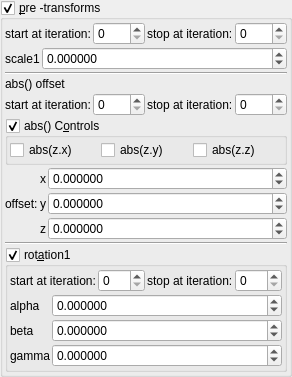
    <widget class="MyGroupBox" name="groupCheck_transf_function_enabledT_false">
     <property name="title">
      <string>&amp;pre -transforms</string>
     </property>
     <property name="checkable">
      <bool>true</bool>
     </property>
     <layout class="QVBoxLayout" name="verticalLayout_10" stretch="0,0,0,0,0,0,0,0,0">
      <property name="spacing">
       <number>2</number>
      </property>
      <property name="leftMargin">
       <number>2</number>
      </property>
      <property name="topMargin">
       <number>2</number>
      </property>
      <property name="rightMargin">
       <number>2</number>
      </property>
      <property name="bottomMargin">
       <number>2</number>
      </property>
      <item>
       <layout class="QHBoxLayout" name="horizontalLayout_6" stretch="0,1,0,1">
        <item>
         <widget class="QLabel" name="label_91">
          <property name="text">
           <string>start at iteration:</string>
          </property>
         </widget>
        </item>
        <item>
         <widget class="MySpinBox" name="spinboxInt_transf_start_iterations_T">
          <property name="sizePolicy">
           <sizepolicy hsizetype="Minimum" vsizetype="Maximum">
            <horstretch>0</horstretch>
            <verstretch>0</verstretch>
           </sizepolicy>
          </property>
          <property name="minimum">
           <number>0</number>
          </property>
          <property name="maximum">
           <number>999</number>
          </property>
          <property name="value">
           <number>0</number>
          </property>
         </widget>
        </item>
        <item>
         <widget class="QLabel" name="label_63">
          <property name="text">
           <string>stop at iteration:</string>
          </property>
         </widget>
        </item>
        <item>
         <widget class="MySpinBox" name="spinboxInt_transf_stop_iterations_T">
          <property name="sizePolicy">
           <sizepolicy hsizetype="Preferred" vsizetype="Maximum">
            <horstretch>0</horstretch>
            <verstretch>0</verstretch>
           </sizepolicy>
          </property>
          <property name="maximum">
           <number>999</number>
          </property>
         </widget>
        </item>
       </layout>
      </item>
      <item>
       <layout class="QHBoxLayout" name="horizontalLayout_25" stretch="0,1">
        <item>
         <widget class="QLabel" name="label_13">
          <property name="text">
           <string>scale1</string>
          </property>
         </widget>
        </item>
        <item>
         <widget class="MyDoubleSpinBox" name="spinbox_transf_scale_1">
          <property name="enabled">
           <bool>true</bool>
          </property>
          <property name="sizePolicy">
           <sizepolicy hsizetype="Minimum" vsizetype="Maximum">
            <horstretch>0</horstretch>
            <verstretch>0</verstretch>
           </sizepolicy>
          </property>
          <property name="acceptDrops">
           <bool>false</bool>
          </property>
          <property name="prefix">
           <string/>
          </property>
          <property name="suffix">
           <string/>
          </property>
          <property name="decimals">
           <number>6</number>
          </property>
          <property name="minimum">
           <double>-99.998999999999995</double>
          </property>
          <property name="maximum">
           <double>99.998999999999995</double>
          </property>
          <property name="singleStep">
           <double>0.100000000000000</double>
          </property>
         </widget>
        </item>
       </layout>
      </item>
      <item>
       <widget class="Line" name="line">
        <property name="orientation">
         <enum>Qt::Horizontal</enum>
        </property>
       </widget>
      </item>
      <item>
       <widget class="QLabel" name="label_122">
        <property name="text">
         <string>abs() offset</string>
        </property>
       </widget>
      </item>
      <item>
       <layout class="QHBoxLayout" name="horizontalLayout_9" stretch="0,1,0,1">
        <item>
         <widget class="QLabel" name="label_94">
          <property name="text">
           <string>start at iteration:</string>
          </property>
         </widget>
        </item>
        <item>
         <widget class="MySpinBox" name="spinboxInt_transf_start_iterations_M">
          <property name="sizePolicy">
           <sizepolicy hsizetype="Minimum" vsizetype="Maximum">
            <horstretch>0</horstretch>
            <verstretch>0</verstretch>
           </sizepolicy>
          </property>
          <property name="minimum">
           <number>0</number>
          </property>
          <property name="maximum">
           <number>999</number>
          </property>
          <property name="value">
           <number>0</number>
          </property>
         </widget>
        </item>
        <item>
         <widget class="QLabel" name="label_66">
          <property name="text">
           <string>stop at iteration:</string>
          </property>
         </widget>
        </item>
        <item>
         <widget class="MySpinBox" name="spinboxInt_transf_stop_iterations_M">
          <property name="sizePolicy">
           <sizepolicy hsizetype="Preferred" vsizetype="Maximum">
            <horstretch>0</horstretch>
            <verstretch>0</verstretch>
           </sizepolicy>
          </property>
          <property name="maximum">
           <number>999</number>
          </property>
         </widget>
        </item>
       </layout>
      </item>
      <item>
       <widget class="MyGroupBox" name="groupCheck_transf_function_enabledG_false">
        <property name="toolTip">
         <string/>
        </property>
        <property name="title">
         <string>abs() C&amp;ontrols</string>
        </property>
        <property name="checkable">
         <bool>true</bool>
        </property>
        <layout class="QVBoxLayout" name="verticalLayout_54">
         <property name="spacing">
          <number>2</number>
         </property>
         <property name="leftMargin">
          <number>2</number>
         </property>
         <property name="topMargin">
          <number>2</number>
         </property>
         <property name="rightMargin">
          <number>2</number>
         </property>
         <property name="bottomMargin">
          <number>2</number>
         </property>
         <item>
          <layout class="QHBoxLayout" name="horizontalLayout_27" stretch="0,0,0">
           <item>
            <widget class="MyCheckBox" name="checkBox_transf_function_enabledAx_false">
             <property name="text">
              <string notr="true">abs(z.x)</string>
             </property>
            </widget>
           </item>
           <item>
            <widget class="MyCheckBox" name="checkBox_transf_function_enabledAy_false">
             <property name="text">
              <string notr="true">abs(z.y)</string>
             </property>
            </widget>
           </item>
           <item>
            <widget class="MyCheckBox" name="checkBox_transf_function_enabledAz_false">
             <property name="text">
              <string notr="true">abs(z.z)</string>
             </property>
            </widget>
           </item>
          </layout>
         </item>
        </layout>
       </widget>
      </item>
      <item>
       <layout class="QGridLayout" name="gridLayout_23" columnstretch="0,0,1">
        <property name="spacing">
         <number>2</number>
        </property>
        <item row="1" column="0">
         <widget class="QLabel" name="label_120">
          <property name="text">
           <string>offset:</string>
          </property>
         </widget>
        </item>
        <item row="0" column="1">
         <widget class="QLabel" name="label_121">
          <property name="sizePolicy">
           <sizepolicy hsizetype="Preferred" vsizetype="Preferred">
            <horstretch>0</horstretch>
            <verstretch>0</verstretch>
           </sizepolicy>
          </property>
          <property name="text">
           <string notr="true">x</string>
          </property>
          <property name="alignment">
           <set>Qt::AlignRight|Qt::AlignTrailing|Qt::AlignVCenter</set>
          </property>
         </widget>
        </item>
        <item row="2" column="2">
         <widget class="MyDoubleSpinBox" name="spinbox3_transf_offset_000_z">
          <property name="sizePolicy">
           <sizepolicy hsizetype="Minimum" vsizetype="Maximum">
            <horstretch>0</horstretch>
            <verstretch>0</verstretch>
           </sizepolicy>
          </property>
          <property name="prefix">
           <string/>
          </property>
          <property name="suffix">
           <string/>
          </property>
          <property name="decimals">
           <number>6</number>
          </property>
          <property name="minimum">
           <double>-99.989999999999995</double>
          </property>
          <property name="maximum">
           <double>99.989999999999995</double>
          </property>
          <property name="singleStep">
           <double>0.100000000000000</double>
          </property>
         </widget>
        </item>
        <item row="1" column="1">
         <widget class="QLabel" name="label_123">
          <property name="sizePolicy">
           <sizepolicy hsizetype="Preferred" vsizetype="Preferred">
            <horstretch>0</horstretch>
            <verstretch>0</verstretch>
           </sizepolicy>
          </property>
          <property name="text">
           <string notr="true">y</string>
          </property>
          <property name="alignment">
           <set>Qt::AlignRight|Qt::AlignTrailing|Qt::AlignVCenter</set>
          </property>
         </widget>
        </item>
        <item row="0" column="2">
         <widget class="MyDoubleSpinBox" name="spinbox3_transf_offset_000_x">
          <property name="sizePolicy">
           <sizepolicy hsizetype="Minimum" vsizetype="Maximum">
            <horstretch>0</horstretch>
            <verstretch>0</verstretch>
           </sizepolicy>
          </property>
          <property name="prefix">
           <string/>
          </property>
          <property name="suffix">
           <string/>
          </property>
          <property name="decimals">
           <number>6</number>
          </property>
          <property name="minimum">
           <double>-99.989999999999995</double>
          </property>
          <property name="maximum">
           <double>99.989999999999995</double>
          </property>
          <property name="singleStep">
           <double>0.100000000000000</double>
          </property>
         </widget>
        </item>
        <item row="1" column="2">
         <widget class="MyDoubleSpinBox" name="spinbox3_transf_offset_000_y">
          <property name="sizePolicy">
           <sizepolicy hsizetype="Minimum" vsizetype="Maximum">
            <horstretch>0</horstretch>
            <verstretch>0</verstretch>
           </sizepolicy>
          </property>
          <property name="prefix">
           <string/>
          </property>
          <property name="suffix">
           <string/>
          </property>
          <property name="decimals">
           <number>6</number>
          </property>
          <property name="minimum">
           <double>-99.989999999999995</double>
          </property>
          <property name="maximum">
           <double>99.989999999999995</double>
          </property>
          <property name="singleStep">
           <double>0.100000000000000</double>
          </property>
         </widget>
        </item>
        <item row="2" column="1">
         <widget class="QLabel" name="label_124">
          <property name="sizePolicy">
           <sizepolicy hsizetype="Preferred" vsizetype="Preferred">
            <horstretch>0</horstretch>
            <verstretch>0</verstretch>
           </sizepolicy>
          </property>
          <property name="text">
           <string notr="true">z</string>
          </property>
          <property name="alignment">
           <set>Qt::AlignRight|Qt::AlignTrailing|Qt::AlignVCenter</set>
          </property>
         </widget>
        </item>
       </layout>
      </item>
      <item>
       <widget class="Line" name="line_2">
        <property name="orientation">
         <enum>Qt::Horizontal</enum>
        </property>
       </widget>
      </item>
      <item>
       <widget class="MyGroupBox" name="groupCheck_transf_function_enabledR_false">
        <property name="title">
         <string>rot&amp;ation1</string>
        </property>
        <property name="checkable">
         <bool>true</bool>
        </property>
        <layout class="QVBoxLayout" name="verticalLayout_9" stretch="0,0">
         <property name="spacing">
          <number>2</number>
         </property>
         <property name="leftMargin">
          <number>2</number>
         </property>
         <property name="topMargin">
          <number>2</number>
         </property>
         <property name="rightMargin">
          <number>2</number>
         </property>
         <property name="bottomMargin">
          <number>2</number>
         </property>
         <item>
          <layout class="QHBoxLayout" name="horizontalLayout_5" stretch="0,1,0,1">
           <item>
            <widget class="QLabel" name="label_90">
             <property name="text">
              <string>start at iteration:</string>
             </property>
            </widget>
           </item>
           <item>
            <widget class="MySpinBox" name="spinboxInt_transf_start_iterations_R">
             <property name="sizePolicy">
              <sizepolicy hsizetype="Minimum" vsizetype="Maximum">
               <horstretch>0</horstretch>
               <verstretch>0</verstretch>
              </sizepolicy>
             </property>
             <property name="minimum">
              <number>0</number>
             </property>
             <property name="maximum">
              <number>999</number>
             </property>
             <property name="value">
              <number>0</number>
             </property>
            </widget>
           </item>
           <item>
            <widget class="QLabel" name="label_62">
             <property name="text">
              <string>stop at iteration:</string>
             </property>
            </widget>
           </item>
           <item>
            <widget class="MySpinBox" name="spinboxInt_transf_stop_iterations_R">
             <property name="sizePolicy">
              <sizepolicy hsizetype="Preferred" vsizetype="Maximum">
               <horstretch>0</horstretch>
               <verstretch>0</verstretch>
              </sizepolicy>
             </property>
             <property name="maximum">
              <number>999</number>
             </property>
            </widget>
           </item>
          </layout>
         </item>
         <item>
          <layout class="QGridLayout" name="gridLayout_28" columnstretch="0,1">
           <property name="spacing">
            <number>2</number>
           </property>
           <item row="1" column="0">
            <widget class="QLabel" name="label_58">
             <property name="text">
              <string notr="true">beta</string>
             </property>
            </widget>
           </item>
           <item row="2" column="0">
            <widget class="QLabel" name="label_59">
             <property name="text">
              <string notr="true">gamma</string>
             </property>
            </widget>
           </item>
           <item row="0" column="0">
            <widget class="QLabel" name="label_46">
             <property name="text">
              <string notr="true">alpha</string>
             </property>
            </widget>
           </item>
           <item row="0" column="1">
            <widget class="MyDoubleSpinBox" name="spinboxd3_transf_rotation_x">
             <property name="sizePolicy">
              <sizepolicy hsizetype="Minimum" vsizetype="Maximum">
               <horstretch>0</horstretch>
               <verstretch>0</verstretch>
              </sizepolicy>
             </property>
             <property name="prefix">
              <string/>
             </property>
             <property name="suffix">
              <string/>
             </property>
             <property name="decimals">
              <number>6</number>
             </property>
             <property name="minimum">
              <double>-36000.000000000000000</double>
             </property>
             <property name="maximum">
              <double>36000.000000000000000</double>
             </property>
             <property name="singleStep">
              <double>1.000000000000000</double>
             </property>
            </widget>
           </item>
           <item row="1" column="1">
            <widget class="MyDoubleSpinBox" name="spinboxd3_transf_rotation_y">
             <property name="sizePolicy">
              <sizepolicy hsizetype="Minimum" vsizetype="Maximum">
               <horstretch>0</horstretch>
               <verstretch>0</verstretch>
              </sizepolicy>
             </property>
             <property name="prefix">
              <string/>
             </property>
             <property name="suffix">
              <string/>
             </property>
             <property name="decimals">
              <number>6</number>
             </property>
             <property name="minimum">
              <double>-36000.000000000000000</double>
             </property>
             <property name="maximum">
              <double>36000.000000000000000</double>
             </property>
             <property name="singleStep">
              <double>1.000000000000000</double>
             </property>
            </widget>
           </item>
           <item row="2" column="1">
            <widget class="MyDoubleSpinBox" name="spinboxd3_transf_rotation_z">
             <property name="sizePolicy">
              <sizepolicy hsizetype="Minimum" vsizetype="Maximum">
               <horstretch>0</horstretch>
               <verstretch>0</verstretch>
              </sizepolicy>
             </property>
             <property name="prefix">
              <string/>
             </property>
             <property name="suffix">
              <string/>
             </property>
             <property name="decimals">
              <number>6</number>
             </property>
             <property name="minimum">
              <double>-36000.000000000000000</double>
             </property>
             <property name="maximum">
              <double>36000.000000000000000</double>
             </property>
             <property name="singleStep">
              <double>1.000000000000000</double>
             </property>
            </widget>
           </item>
          </layout>
         </item>
        </layout>
       </widget>
      </item>
     </layout>
    </widget>
